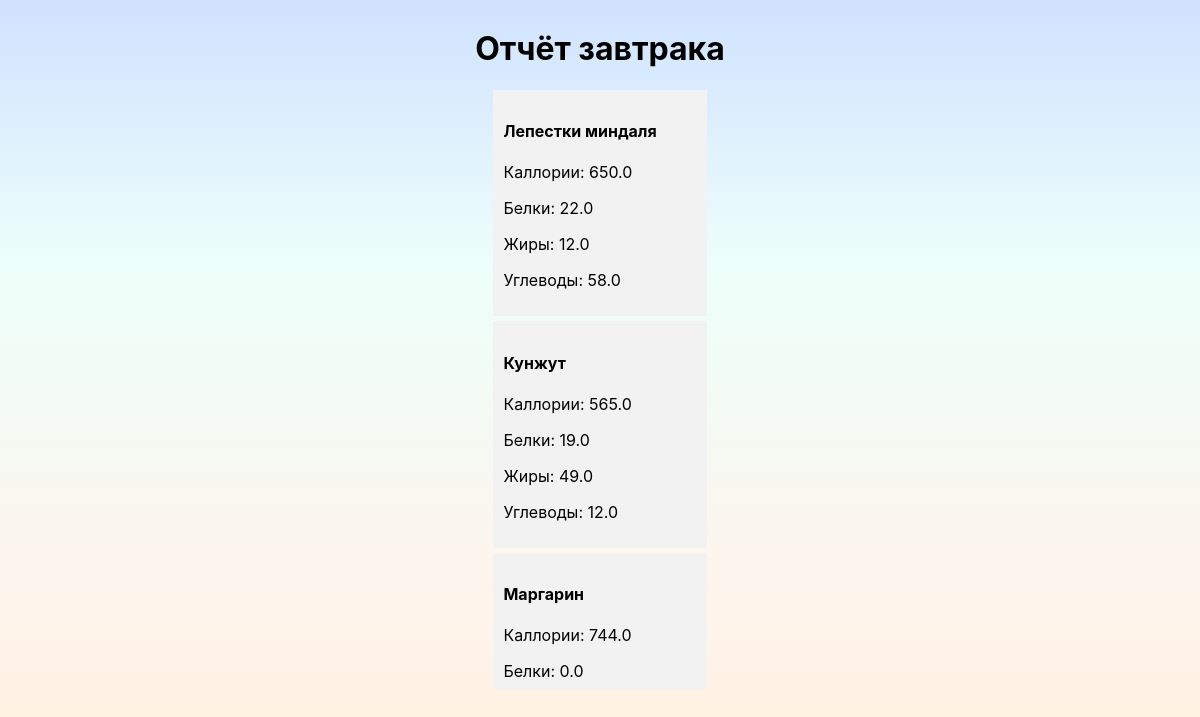
The page /report/ on the database its author committed.
### webflut/models.py (models this page shows, shortened)
class Add_Product(models.Model):
    name = models.CharField(max_length=50)
    calories_in = models.FloatField(default=0)
    proteins = models.FloatField()
    fats = models.FloatField()
    carbohydrates = models.FloatField()
    class Meta:
        verbose_name = 'Продукты Все'
        verbose_name_plural = 'Продукты Все'

### webflut/views.py (the view)
# urls.py: path('report/', views.report, name='report'),
def report(request):
    breakfast_products = Breakfast_Products.objects.all()
    products = [bp.product for bp in breakfast_products]
    return render(request, 'report.html', {'products': products})

### webflut/templates/report.html (shortened to what this page needs)
{% load static %}
{% load pwa %}
<!DOCTYPE html>
<html lang="en">
<head>
    <link href="{% static 'css/main.css' %}" rel="stylesheet">
</head>
<body>
<h1>Отчёт завтрака</h1>
<div class="product-container">
{% for product in products %}
  <div class="product-item">
    <h4>{{ product.name }}</h4>
    <p>Каллории: {{ product.calories_in }}</p>
    <p>Белки: {{ product.proteins }}</p>
    <p>Жиры: {{ product.fats }}</p>
    <p>Углеводы: {{ product.carbohydrates }}</p>
  </div>
{% empty %}
  <p>Ничего не найдено</p>
{% endfor %}
</div>
</body>
</html>

### webflut/static/css/main.css (style rules this page uses)
html { height: 100%; font-family: "Inter", sans-serif; background: rgb(255, 237, 210); background: linear-gradient( 0deg, rgba(255, 237, 210, 0.8) 0%, rgba(255, 241, 231, 0.8) 23%, rgba(232, 255, 249, 0.8) 67%, rgba(197, 219, 255, 0.8) 100% ); }
body { height: 100%; display: flex; align-items: center; flex-direction: column; }
.product-container { max-height: 600px; overflow-y: auto; }
.product-item { background-color: #f2f2f2; margin-bottom: 5px; padding: 10px; }

### rows shown on the page
Add_Product: name "Лепестки миндаля", calories_in "650.0", proteins "22.0", fats "12.0", carbohydrates "58.0"
Add_Product: name "Кунжут", calories_in "565.0", proteins "19.0", fats "49.0", carbohydrates "12.0"
Add_Product: name "Маргарин", calories_in "744.0", proteins "0.0"
